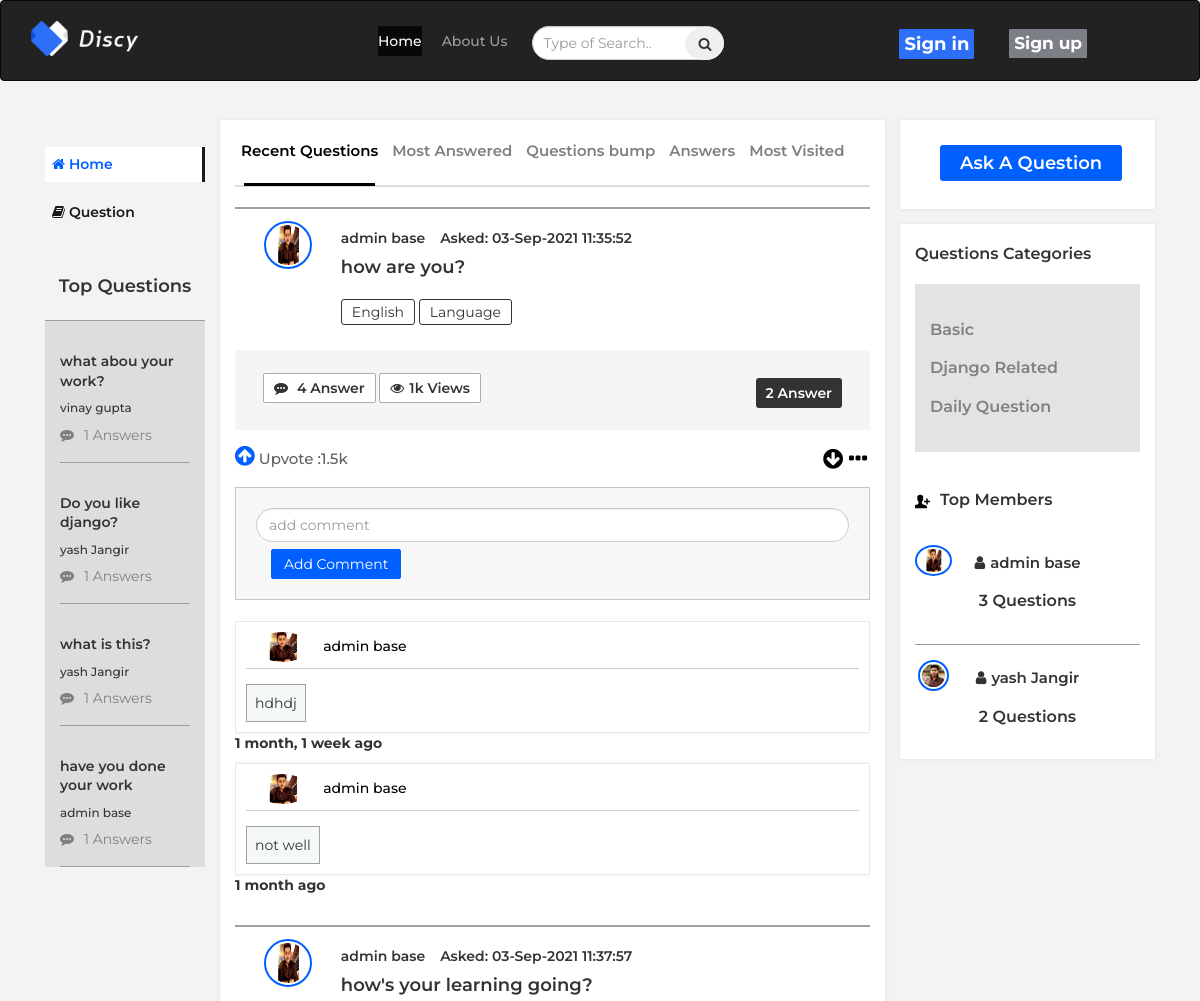
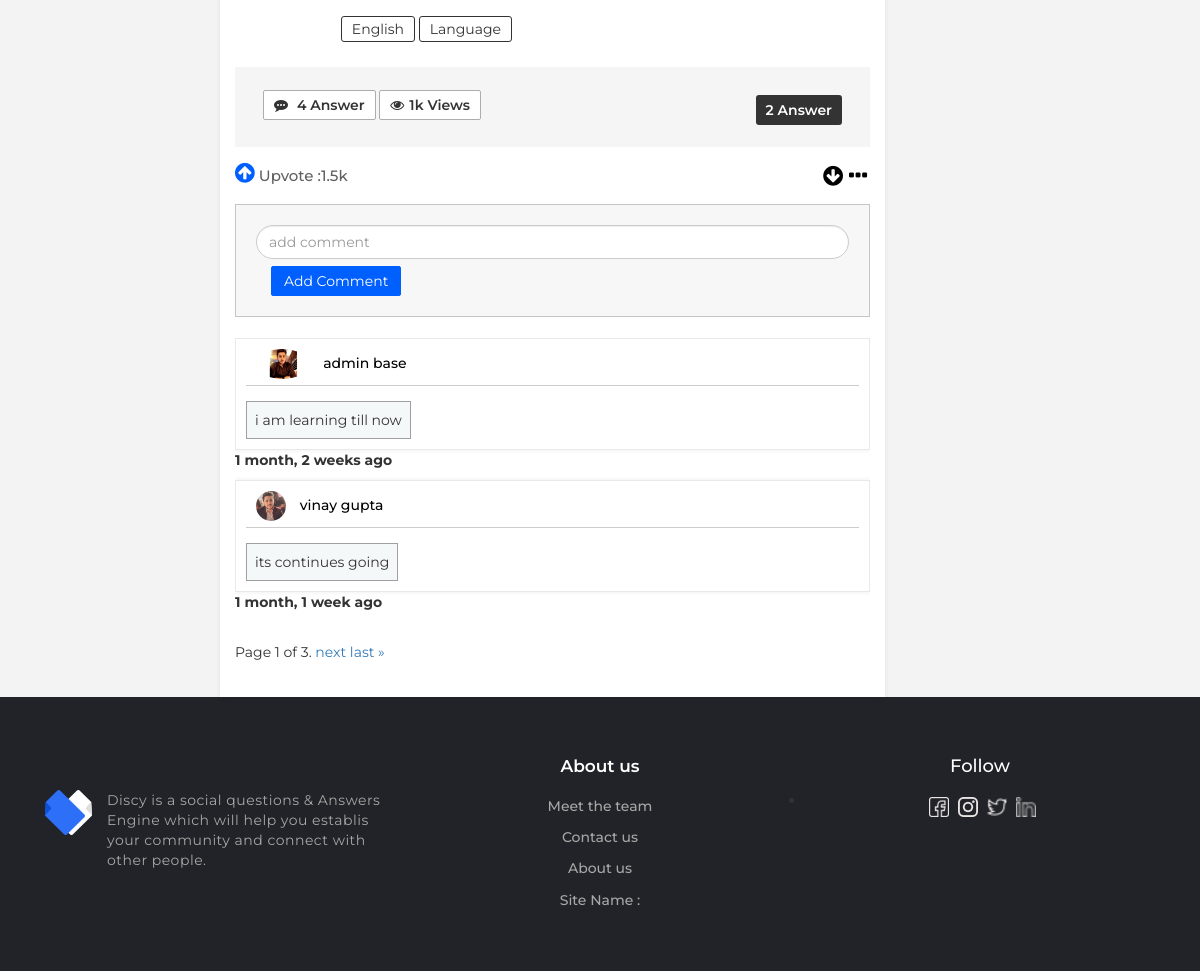
The page / on the database its author committed (2 pictures, top to bottom).
### taskapp/models.py (models this page shows, shortened)
class Question(TimeStampedModel):
    title = models.TextField()
    name = models.ForeignKey('User', on_delete=models.CASCADE, related_name='User')
    question_type = models.ForeignKey('Category', on_delete=models.CASCADE, related_name='Question', null=True, blank=True)
    class Meta:
        verbose_name = 'Question'
        verbose_name_plural = 'Question'

class User(AbstractBaseUser, PermissionsMixin, TimeStampedModel):
    email = models.EmailField(
        verbose_name='email address ',
        max_length=255,
        unique=True,
    )
    firstname = models.CharField(max_length=200)
    lastname = models.CharField(max_length=200)
    is_staff = models.BooleanField(default=False)
    image = models.ImageField(upload_to='pics', null=True, blank=True)
    is_superuser = models.BooleanField(default=False)
    is_active = models.BooleanField(default=True)
    admin = models.BooleanField(default=False)
    objects = UserManager()
    USERNAME_FIELD = 'email'
    REQUIRED_FIELDS = ['firstname', 'lastname']
    def get_full_name(self):
        full_name = "{} {}".format(self.firstname, self.lastname)
        return full_name.strip()

class Answer(TimeStampedModel):
    question_id = models.ForeignKey('Question', on_delete=models.CASCADE, blank=False, null=True, related_name="answer")
    name = models.ForeignKey('User', on_delete=models.CASCADE)
    ans = models.TextField()

class Category(models.Model):
    name = models.CharField(max_length=200)
    class Meta:
        verbose_name_plural = 'Categories'

### taskapp/views.py (the view)
# urls.py: path('', IndexView.as_view(), name='index'),
class IndexView(ListView):
    template_name = 'index.html'
    model = Question
    queryset = Question.objects.all()
    paginate_by = 2
    def get_context_data(self, *, object_list=None, **kwargs,):
        context = super().get_context_data(**kwargs)
        context['user'] = self.request.user
        return context

### templates/index.html (shortened to what this page needs)
{% extends 'base.html' %}
{% load static %}
{% load humanize %}
{% load poll_extras %}
{% block content %}
    <div class="container-fluid nav-div main-content">
        <div class="container">
            <div class="row">
                <div class="col-md-12">
                    <div class="col-md-2 nav-home">
                        <ul>
                            <li class="active">
                                <a href="#">
                                    <h5><i class="fa fa-home"></i> Home</h5>
                                </a>
                            </li>
                            <li class="dropdown">
                                <a class="dropdown-toggle" data-toggle="dropdown" href="#"><i class="fa fa-book"></i>
                                    Question</a>
                            </li>
                        </ul>
                        <div class="col-md-12 padding0">
                            <div class="col-md-12 top-div">
                                <h4>Top Questions</h4>
                            </div>
                            <div class="col-md-12 top2-div">
                                {% for i in object_list|top_ques %}
                                    <div class="col-md-12 top1-div">
                                        <h5>{{ i.title }}</h5>
                                        <h6>{{ i.name.get_full_name }}</h6>
                                        <a href="#"> <i aria-hidden="true"
                                                        class="fa fa-commenting"></i>{{ i.answer.count }} Answers</a>
                                    </div>
                                {% endfor %}
                            </div>
                        </div>
                    </div>
                    <div class="col-md-7 middle-table">
                        <ul class="nav nav-tabs nav-middle">
                            <li class="active">
                                <a data-toggle="tab" href="#recent_questions">Recent Questions</a>
                            </li>
                            <li>
                                <a data-toggle="tab" href="#most_answered">Most Answered</a>
                            </li>
                            <li>
                                <a data-toggle="tab" href="#questions">Questions bump</a>
                            </li>
                            <li>
                                <a data-toggle="tab" href="#answer">Answers</a>
                            </li>
                            <li>
                                <a data-toggle="tab" href="#most_visited">Most Visited</a>
                            </li>
                        </ul>
                        <div class="tab-content">
                            <div class="tab-pane fade in active" id="recent_questions">
                                {% for i in object_list %}
                                    <div class="col-md-12 tabcontent-div">
                                        <div class="seprator"></div>
                                        <div class="col-md-2 padding0 tab-text dropdown">
                                            <a class="dropbtn" href="#">
                                                <img class="img-responsive" src="{{ i.name.image.url }}"/>
                                            </a>
                                        </div>
                                        <div class="col-md-10 padding0">
                                            <div class="col-md-12 author-details">
                                                <h5>{{ i.name.get_full_name }}</h5>
                                                <p>Asked: {{ i.created|date:"d-M-Y   h:i:s" }}</p>
                                            </div>
                                            <div class="col-md-12 author-quote">
                                                <a href="{% url 'taskapp:detail_question' i.id %}">
                                                    <h4>{{ i.title }}</h4></a>
                                            </div>
                                            <div class="col-md-12 padding0">
                                            </div>
                                            <div class="col-md-12 padding0">
                                                <button class="author-button">English</button>
                                                <button class="author-button">Language</button>
                                            </div>
                                        </div>
                                        <div class="col-md-12 answer-sec">
                                            <a href="#"> <i aria-hidden="true" class="fa fa-commenting"></i> 4
                                                Answer</a>
                                            <a href="#"><i aria-hidden="true" class="fa fa-eye"></i>1k Views</a>
                                            <button>{{ i.answer.count }} Answer</button>
                                        </div>
                                        <div class="col-md-12 answer1-sec">
                                            <a href="#"><i aria-hidden="true" class="fa fa-arrow-circle-up"></i> Upvote
                                                :1.5k</a>
                                            <a class="answer2-sec" href="#"><i aria-hidden="true"
                                                                               class="fa fa-arrow-circle-down"></i><i
                                                    aria-hidden="true" class="fa fa-ellipsis-h"></i></a>
                                        </div>
                                        <form action="{% url 'taskapp:answer_create' %}" method="post">
                                            <div class="col-md-12 comment-div">
                                                <div class="form-group mar-div">
                                                    <input class="form-control" name="ans" placeholder="add comment"
                                                           type="text"/>
                                                    <button class="btncontrol">Add Comment</button>
                                                </div>
                                            </div>
                                        </form>
                                        <div class="col-md-12 col-xs-12">
                                            <div class="row ans1-added">
                                                {% for j in i.answer.all %}
                                                    <div class="col-md-12 answer-highlight ans-added">
                                                        <div class="col-md-12 addcomment1">
                                                            <a href="#"><img
                                                                    src="{{ j.name.image.url }}"/> {{ j.name.get_full_name }}
                                                            </a>
                                                        </div>
                                                        <div class="col-xs-12 padding0">
                                                            <p>{{ j.ans }}</p>
                                                        </div>
                                                    </div><p><b>{{ j.created|naturaltime }}</b></p>
                                                {% endfor %}
                                            </div>
                                        </div>
                                    </div>
                                {% endfor %}
                                <div class="pagination">
                                    <span class="step-links">
                                        <span class="current">
                                            Page {{ page_obj.number }} of {{ page_obj.paginator.num_pages }}.
                                        </span>
                                        {% if page_obj.has_next %}
                                            <a href="?page={{ page_obj.next_page_number }}">next</a>
                                            <a href="?page={{ page_obj.paginator.num_pages }}">last &raquo;</a>
                                        {% endif %}
                                    </span>
                                </div>
                            </div>
                        </div>
                    </div>
                    <div class="col-md-3 col-xs-12 col-sm-12 aska-div">
                        <div class="col-md-12  col-xs-12 col-sm-12 ask-question">
                            <button class="btn btn-info btn-lg btn-insign1" data-target="#ask_a_question"
                                    data-toggle="modal"
                                    type="button">Ask A Question
                            </button>
                        </div>
                        <div class="col-md-12 related-que2">
                            <h5>Questions Categories</h5>
                            <div class="row related-member">
                                <div class="col-md-12  padding0">
                                    <div class="col-md-12 related-que1">
                                    <div class="col-md-10 related-question">
                                        {% for i in categories %}
                                            <h5><a href="{% url 'taskapp:question_category' i.id %}">{{ i.name }}</a></h5>
                                        {% endfor %}
                                    </div>
                                    </div>
                                </div>
                            </div>
                            <div class="col-md-12 top-members">
                                <h5><img src="{% static 'img/add-contacts.svg' %}">Top Members </h5>
                                <div class="row top-member-row">
                                    {% for i in user|top_mem %}
                                        <div class="col-md-12 top-div">
                                            <div class="col-md-2 padding0 top-members1">
                                                <a href="#"> <img class="img-responsive"
                                                                  src="{{ i.image.url }}"/></a>
                                            </div>
                                            <div class="col-md-8 top-members2">
                                                <a href="#">
                                                    <h4><i aria-hidden="true"
                                                           class="fa fa-user"></i>{{ i.get_full_name }}</h4>
                                                    <h5>{{ i.User.count }} Questions</h5>
                                                </a>
                                            </div>
                                        </div>
                                    {% endfor %}
                                </div>
                            </div>
                        </div>
                    </div>
                </div>
            </div>
        </div>
    </div>
{% endblock %}

### rows shown on the page
Question: title "what abou your work?", name.get_full_name "vinay gupta", answer.count "1"
Question: title "Do you like django?", name.get_full_name "yash Jangir", answer.count "1"
Question: title "what is this?", name.get_full_name "yash Jangir", answer.count "1"
Question: title "have you done your work", name.get_full_name "admin base", answer.count "1"
Question: name.image (picture), name.get_full_name "admin base", created "03-Sep-2021 11:35:52", title "how are you?", answer.count "2"
Answer: name.image (picture), name.get_full_name "admin base", ans "hdhdj", created "1 month, 1 week ago"
Answer: name.image (picture), name.get_full_name "admin base", ans "not well", created "1 month ago"
Question: name.image (picture), name.get_full_name "admin base", created "03-Sep-2021 11:37:57", title "how's your learning going?", answer.count "2"
Answer: name.image (picture), name.get_full_name "admin base", ans "i am learning till now", created "1 month, 2 weeks ago"
Answer: name.image (picture), name.get_full_name "vinay gupta", ans "its continues going", created "1 month, 1 week ago"
Category: name "Basic"
Category: name "Django Related"
Category: name "Daily Question"
User: image (picture), get_full_name "admin base", User.count "3"
User: image (picture), get_full_name "yash Jangir", User.count "2"

### other values the page prints
{{ page_obj.number }} "1"
{{ page_obj.paginator.num_pages }} "3"
